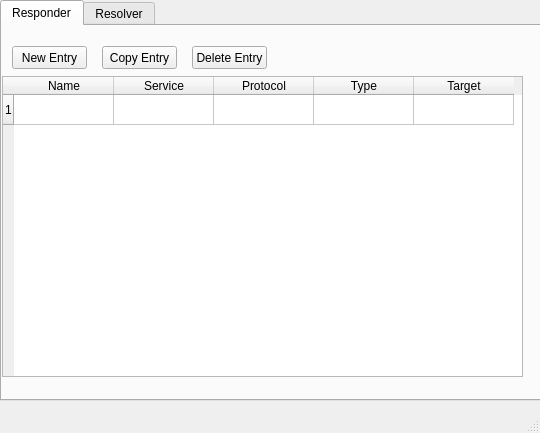
<?xml version="1.0" encoding="UTF-8"?>
<ui version="4.0">
 <class>MainWindow</class>
 <widget class="QMainWindow" name="MainWindow">
  <property name="geometry">
   <rect>
    <x>0</x>
    <y>0</y>
    <width>540</width>
    <height>433</height>
   </rect>
  </property>
  <property name="windowTitle">
   <string>MainWindow</string>
  </property>
  <widget class="QWidget" name="centralwidget">
   <widget class="QTabWidget" name="tabWidget">
    <property name="geometry">
     <rect>
      <x>0</x>
      <y>0</y>
      <width>541</width>
      <height>401</height>
     </rect>
    </property>
    <property name="currentIndex">
     <number>0</number>
    </property>
    <widget class="QWidget" name="responder_tab">
     <attribute name="title">
      <string>Responder</string>
     </attribute>
     <widget class="QTableWidget" name="tableWidget">
      <property name="geometry">
       <rect>
        <x>0</x>
        <y>50</y>
        <width>521</width>
        <height>301</height>
       </rect>
      </property>
      <row>
       <property name="text">
        <string>1</string>
       </property>
      </row>
      <column>
       <property name="text">
        <string>Name</string>
       </property>
      </column>
      <column>
       <property name="text">
        <string>Service</string>
       </property>
      </column>
      <column>
       <property name="text">
        <string>Protocol</string>
       </property>
      </column>
      <column>
       <property name="text">
        <string>Type</string>
       </property>
      </column>
      <column>
       <property name="text">
        <string>Target</string>
       </property>
      </column>
     </widget>
     <widget class="QPushButton" name="button_new">
      <property name="geometry">
       <rect>
        <x>10</x>
        <y>20</y>
        <width>75</width>
        <height>23</height>
       </rect>
      </property>
      <property name="text">
       <string>New Entry</string>
      </property>
     </widget>
     <widget class="QPushButton" name="button_copy">
      <property name="geometry">
       <rect>
        <x>100</x>
        <y>20</y>
        <width>75</width>
        <height>23</height>
       </rect>
      </property>
      <property name="text">
       <string>Copy Entry</string>
      </property>
     </widget>
     <widget class="QPushButton" name="button_delete">
      <property name="geometry">
       <rect>
        <x>190</x>
        <y>20</y>
        <width>75</width>
        <height>23</height>
       </rect>
      </property>
      <property name="text">
       <string>Delete Entry</string>
      </property>
     </widget>
    </widget>
    <widget class="QWidget" name="resolver_tab">
     <attribute name="title">
      <string>Resolver</string>
     </attribute>
     <widget class="QPushButton" name="pushButton">
      <property name="geometry">
       <rect>
        <x>10</x>
        <y>250</y>
        <width>101</width>
        <height>31</height>
       </rect>
      </property>
      <property name="text">
       <string>Show All Services</string>
      </property>
     </widget>
     <widget class="QListWidget" name="listWidget">
      <property name="geometry">
       <rect>
        <x>10</x>
        <y>50</y>
        <width>381</width>
        <height>192</height>
       </rect>
      </property>
     </widget>
     <widget class="QPushButton" name="pushButton_2">
      <property name="geometry">
       <rect>
        <x>110</x>
        <y>10</y>
        <width>101</width>
        <height>31</height>
       </rect>
      </property>
      <property name="text">
       <string>Filter By Service</string>
      </property>
     </widget>
     <widget class="QTextEdit" name="textEdit">
      <property name="geometry">
       <rect>
        <x>10</x>
        <y>10</y>
        <width>81</width>
        <height>31</height>
       </rect>
      </property>
     </widget>
    </widget>
   </widget>
  </widget>
  <widget class="QMenuBar" name="menubar">
   <property name="geometry">
    <rect>
     <x>0</x>
     <y>0</y>
     <width>540</width>
     <height>21</height>
    </rect>
   </property>
  </widget>
  <widget class="QStatusBar" name="statusbar"/>
 </widget>
 <resources/>
 <connections/>
</ui>
